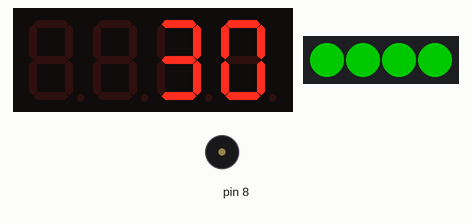
A sketch run on a simulated Arduino Uno, built with avr-gcc and run on an emulated ATmega328P. Shown: 4-digit seven-segment display, 4 RGB LEDs in strip order, left to right, buzzer (waves = sounding). Dim RGB values are drawn brighter than linear.

Above: at 0.1 s.
At 7.1 s:
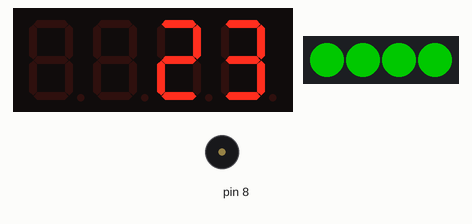
At 15.1 s:
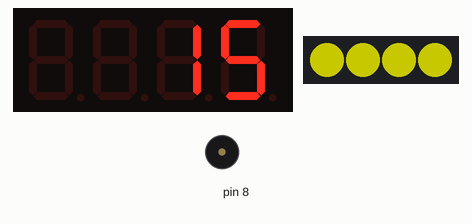
At 30.3 s:
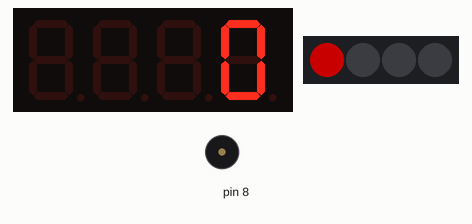
At 32.21 s:
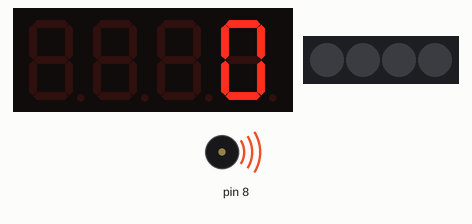
At 34.39 s:
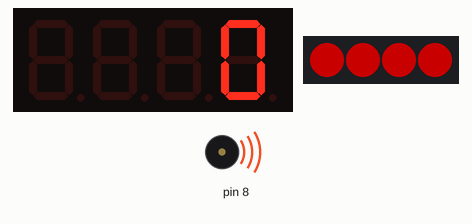
Timing chart, 0 to 36.1 s (numbered marks = the images above):
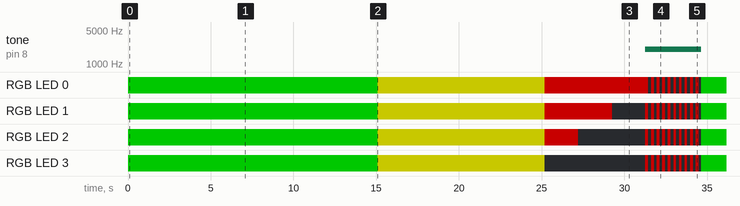

Measured:
- by itself, tone on pin 8: silent → 2000 Hz at 31.3 s, → silent 3.4 s later
- by itself, RGB LED 0: off → RGB(0, 100, 0) at 0.01 s, → RGB(100, 100, 0) 15.1 s later, → RGB(100, 0, 0) 10.1 s later, → off 6.3 s later, … (23 changes in this stretch)
- by itself, RGB LED 1: off → RGB(0, 100, 0) at 0.01 s, → RGB(100, 100, 0) 15.1 s later, → RGB(100, 0, 0) 10.1 s later, → off 4.1 s later, … (25 changes in this stretch)
- what the display in image 0 shows lasts 1.1 s, from 0.0 s to 1.1 s
- what the display in image 1 shows lasts 1.0 s, from 7.1 s to 8.1 s

The sketch:

BeanBagSensorless.ino
```cpp
#include "MeOrion.h"

Me7SegmentDisplay disp(PORT_6);
MeRGBLed led(PORT_3);// can't combine with switch!
MeLimitSwitch switch1(PORT_4,SLOT1);

unsigned long previousMillis = 0;
unsigned long previousBeepMillis = 0;
unsigned long currentMillis;
unsigned long currentBeepMillis;
int interval = 1000;
int beepInterval = 500;
int i;
int score;
uint8_t r;
uint8_t g;
uint8_t b;

void setup()
{
  i = 30;
  disp.display(i);
  for(int16_t x = 0; x < 15; x++)
  {
    led.setColorAt(x, 0, 100, 0);
    led.show();
    delay(1);
  }
}

void loop()
{
  if (switch1.touched())
  {
    previousMillis = millis();
    previousBeepMillis = millis();
    while (i >= 0)
    {
      currentMillis = millis();
      currentBeepMillis = millis();
      disp.display(i);
      indicators(i/2);
      if (currentBeepMillis - previousBeepMillis >= beepInterval)
      {
        buzzerOff();
        previousBeepMillis = currentBeepMillis;
      }
      if (currentMillis - previousMillis >= interval)
      {
        previousMillis = currentMillis;
        i--;
      }
    }
    buzzerOn();
    for(int16_t x = 0; x < 10; x++)
    {
      for(int16_t x = 0; x < 15; x++)
      {
        led.setColorAt(x, 100, 0, 0);
        led.show();
        delay(1);
      }
      delay(150);
      for(int16_t x = 0; x < 15; x++)
      {
        led.setColorAt(x, 0, 0, 0);
        led.show();
        delay(1);
      }
      delay(150);
    }
    buzzerOff();
    reset();
  }
}

void reset()
{
  i = 30;
  score = 0;
  previousMillis = 0;
  disp.display(i);
  for(int16_t x = 0; x < 15; x++)
  {
    led.setColorAt(x, 0, 100, 0);
    led.show();
    delay(1);
  }
  return;
}

void indicators(uint8_t count)
{
  if (count >= 8)
  {
    r = 0;
    g = 100;
    b = 0;
  }
  else if (count >= 3)
  {
    r = 100;
    g = 100;
    b = 0;
  }
  else
  {
    r = 100;
    g = 0;
    b = 0;
  }
  for(int16_t x = 0; x <= count; x++)
  {
    led.setColorAt(x, r, g, b);
    led.show();
    delay(1);
  }
  for(int16_t x = count + 1; x <= 15; x++)
  {
    led.setColorAt(x, 0, 0, 0);
    led.show();
    delay(1);
  }
}
```
